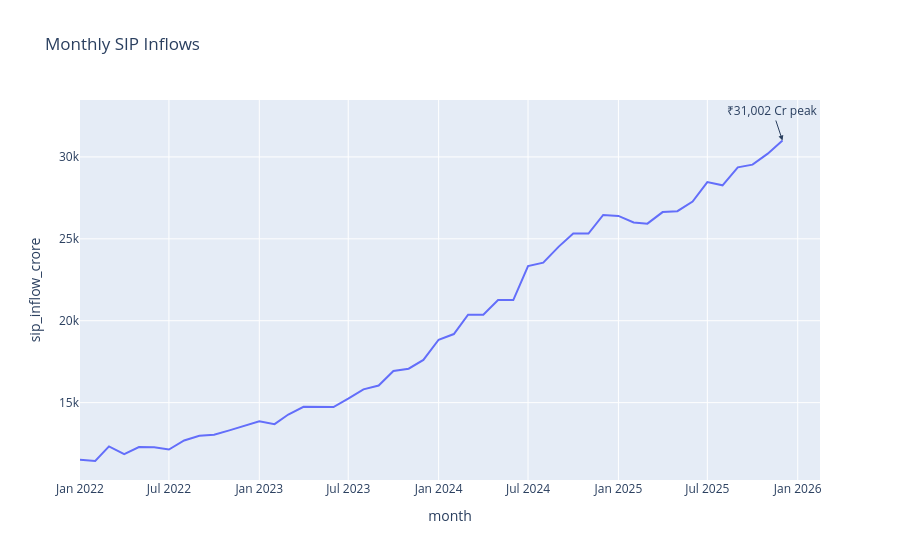

Source (notebook cell):
### Markdown cell above
Finding 2: SBI Mutual Fund led AUM growth, reaching approximately ₹_ Cr by 2025 — roughly _% higher than the second-largest fund house, [name] — reflecting its dominant market position (see Chart 2: AUM Growth by Fund House).

### Code cell
sip["month"] = pd.to_datetime(sip["month"])
fig = px.line(sip, x="month", y="sip_inflow_crore", title="Monthly SIP Inflows")
peak = sip.loc[sip["sip_inflow_crore"].idxmax()]

fig.add_annotation(
    x=peak["month"].strftime("%Y-%m-%d"),   # convert Timestamp -> string
    y=peak["sip_inflow_crore"],
    text=f"₹{peak['sip_inflow_crore']:,.0f} Cr peak",
    showarrow=True,
    arrowhead=2
)

fig.write_image(CHARTS + "03_sip_trend.png", width=1200, height=600)
fig.show()

### Figure 1 — Plotly figure (JSON) as saved in the notebook; plotly's stock layout.template omitted (floating-point values rounded to 4 significant figures)
{"data": [{"hovertemplate": "month=%{x}<br>sip_inflow_crore=%{y}<extra></extra>", "legendgroup": "", "line": {"color": "#636efa", "dash": "solid"}, "marker": {"symbol": "circle"}, "mode": "lines", "name": "", "orientation": "v", "showlegend": false, "type": "scatter", "x": ["2022-01-01T00:00:00", "2022-02-01T00:00:00", "2022-03-01T00:00:00", "2022-04-01T00:00:00", "2022-05-01T00:00:00", "2022-06-01T00:00:00", "2022-07-01T00:00:00", "2022-08-01T00:00:00", "2022-09-01T00:00:00", "2022-10-01T00:00:00", "2022-11-01T00:00:00", "2022-12-01T00:00:00", "2023-01-01T00:00:00", "2023-02-01T00:00:00", "2023-03-01T00:00:00", "2023-04-01T00:00:00", "2023-05-01T00:00:00", "2023-06-01T00:00:00", "2023-07-01T00:00:00", "2023-08-01T00:00:00", "2023-09-01T00:00:00", "2023-10-01T00:00:00", "2023-11-01T00:00:00", "2023-12-01T00:00:00", "2024-01-01T00:00:00", "2024-02-01T00:00:00", "2024-03-01T00:00:00", "2024-04-01T00:00:00", "2024-05-01T00:00:00", "2024-06-01T00:00:00", "2024-07-01T00:00:00", "2024-08-01T00:00:00", "2024-09-01T00:00:00", "2024-10-01T00:00:00", "2024-11-01T00:00:00", "2024-12-01T00:00:00", "2025-01-01T00:00:00", "2025-02-01T00:00:00", "2025-03-01T00:00:00", "2025-04-01T00:00:00", "2025-05-01T00:00:00", "2025-06-01T00:00:00", "2025-07-01T00:00:00", "2025-08-01T00:00:00", "2025-09-01T00:00:00", "2025-10-01T00:00:00", "2025-11-01T00:00:00", "2025-12-01T00:00:00"], "xaxis": "x", "y": [11517, 11438, 12328, 11863, 12286, 12276, 12140, 12694, 12976, 13040, 13306, 13573, 13856, 13687, 14276, 14749, 14749, 14734, 15245, 15814, 16042, 16928, 17073, 17610, 18838, 19187, 20371, 20371, 21262, 21262, 23332, 23547, 24509, 25323, 25320, 26459, 26400, 25999, 25926, 26632, 26688, 27274, 28464, 28265, 29361, 29529, 30200, 31002], "yaxis": "y"}], "layout": {"annotations": [{"arrowhead": 2, "showarrow": true, "text": "₹31,002 Cr peak", "x": "2025-12-01", "y": 31002}], "legend": {"tracegroupgap": 0}, "title": {"text": "Monthly SIP Inflows"}, "xaxis": {"anchor": "y", "domain": [0, 1], "title": {"text": "month"}}, "yaxis": {"anchor": "x", "domain": [0, 1], "title": {"text": "sip_inflow_crore"}}}}
